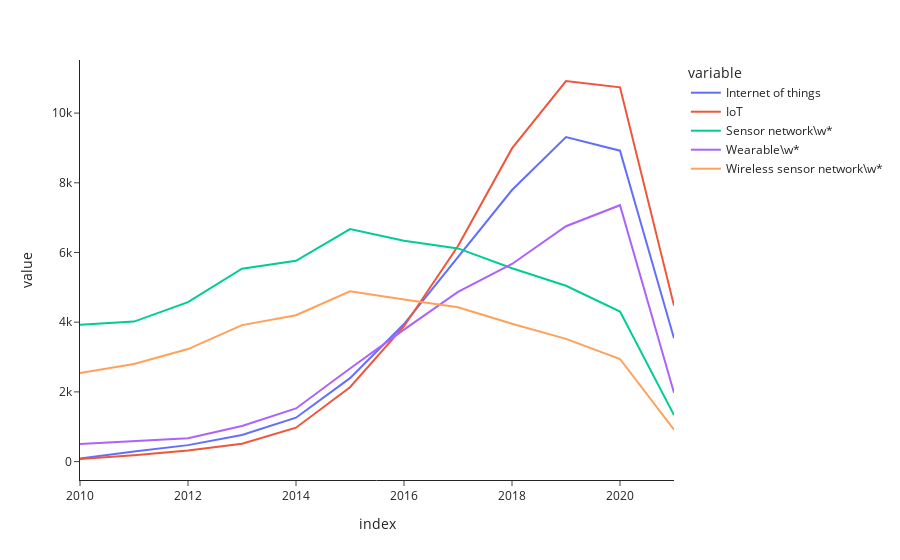

Notebook code cell kept with this figure:
### Code cell
import plotly.express as px
fig = px.line(data_frame=df_plot)
fig.update_layout(template="simple_white")

### Figure 1 — Plotly figure (JSON) as saved in the notebook; plotly's stock layout.template omitted (floating-point values rounded to 4 significant figures)
{"data": [{"hovertemplate": "variable=Internet of things<br>index=%{x}<br>value=%{y}<extra></extra>", "legendgroup": "Internet of things", "line": {"color": "#636efa", "dash": "solid"}, "marker": {"symbol": "circle"}, "mode": "lines", "name": "Internet of things", "orientation": "v", "showlegend": true, "x": [2010, 2011, 2012, 2013, 2014, 2015, 2016, 2017, 2018, 2019, 2020, 2021], "xaxis": "x", "y": [85.0, 290.0, 472.0, 761.0, 1259.0, 2394.0, 3946.0, 5859.0, 7793.0, 9310.0, 8921.0, 3537.0], "yaxis": "y", "type": "scatter"}, {"hovertemplate": "variable=IoT<br>index=%{x}<br>value=%{y}<extra></extra>", "legendgroup": "IoT", "line": {"color": "#EF553B", "dash": "solid"}, "marker": {"symbol": "circle"}, "mode": "lines", "name": "IoT", "orientation": "v", "showlegend": true, "x": [2010, 2011, 2012, 2013, 2014, 2015, 2016, 2017, 2018, 2019, 2020, 2021], "xaxis": "x", "y": [74.0, 180.0, 320.0, 512.0, 972.0, 2135.0, 3883.0, 6187.0, 8986.0, 10920.0, 10740.0, 4475.0], "yaxis": "y", "type": "scatter"}, {"hovertemplate": "variable=Sensor network\\w*<br>index=%{x}<br>value=%{y}<extra></extra>", "legendgroup": "Sensor network\\w*", "line": {"color": "#00cc96", "dash": "solid"}, "marker": {"symbol": "circle"}, "mode": "lines", "name": "Sensor network\\w*", "orientation": "v", "showlegend": true, "x": [2010, 2011, 2012, 2013, 2014, 2015, 2016, 2017, 2018, 2019, 2020, 2021], "xaxis": "x", "y": [3924.0, 4017.0, 4574.0, 5533.0, 5760.0, 6673.0, 6338.0, 6117.0, 5548.0, 5045.0, 4305.0, 1335.0], "yaxis": "y", "type": "scatter"}, {"hovertemplate": "variable=Wearable\\w*<br>index=%{x}<br>value=%{y}<extra></extra>", "legendgroup": "Wearable\\w*", "line": {"color": "#ab63fa", "dash": "solid"}, "marker": {"symbol": "circle"}, "mode": "lines", "name": "Wearable\\w*", "orientation": "v", "showlegend": true, "x": [2010, 2011, 2012, 2013, 2014, 2015, 2016, 2017, 2018, 2019, 2020, 2021], "xaxis": "x", "y": [502.0, 581.0, 669.0, 1023.0, 1525.0, 2669.0, 3788.0, 4870.0, 5670.0, 6753.0, 7357.0, 1973.0], "yaxis": "y", "type": "scatter"}, {"hovertemplate": "variable=Wireless sensor network\\w*<br>index=%{x}<br>value=%{y}<extra></extra>", "legendgroup": "Wireless sensor network\\w*", "line": {"color": "#FFA15A", "dash": "solid"}, "marker": {"symbol": "circle"}, "mode": "lines", "name": "Wireless sensor network\\w*", "orientation": "v", "showlegend": true, "x": [2010, 2011, 2012, 2013, 2014, 2015, 2016, 2017, 2018, 2019, 2020, 2021], "xaxis": "x", "y": [2540.0, 2801.0, 3229.0, 3916.0, 4200.0, 4886.0, 4651.0, 4428.0, 3953.0, 3522.0, 2944.0, 919.0], "yaxis": "y", "type": "scatter"}], "layout": {"xaxis": {"anchor": "y", "domain": [0.0, 1.0], "title": {"text": "index"}}, "yaxis": {"anchor": "x", "domain": [0.0, 1.0], "title": {"text": "value"}}, "legend": {"title": {"text": "variable"}, "tracegroupgap": 0}, "margin": {"t": 60}}}
